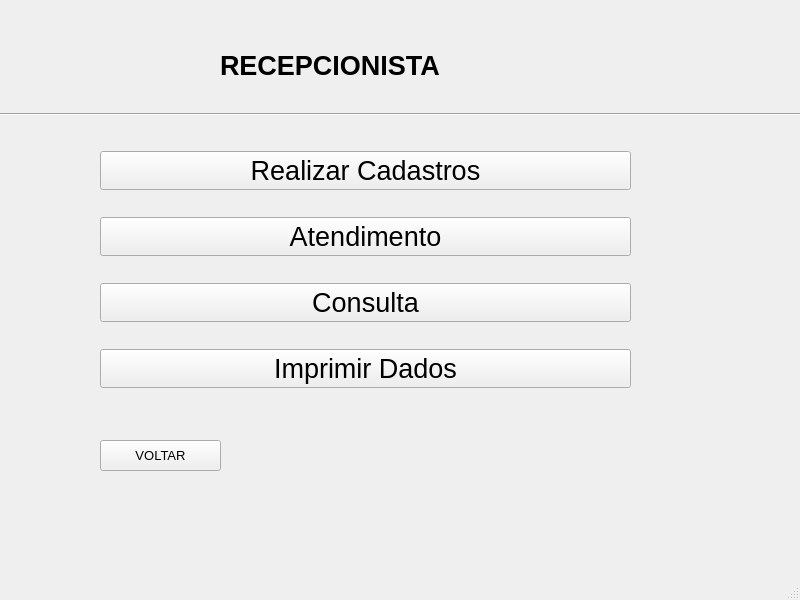
<?xml version="1.0" encoding="UTF-8"?>
<ui version="4.0">
 <class>MainWindow</class>
 <widget class="QMainWindow" name="MainWindow">
  <property name="geometry">
   <rect>
    <x>0</x>
    <y>0</y>
    <width>800</width>
    <height>600</height>
   </rect>
  </property>
  <property name="font">
   <font>
    <pointsize>10</pointsize>
   </font>
  </property>
  <property name="windowTitle">
   <string>MainWindow</string>
  </property>
  <property name="animated">
   <bool>true</bool>
  </property>
  <widget class="QWidget" name="centralwidget">
   <widget class="QLabel" name="label">
    <property name="geometry">
     <rect>
      <x>220</x>
      <y>40</y>
      <width>301</width>
      <height>51</height>
     </rect>
    </property>
    <property name="font">
     <font>
      <pointsize>20</pointsize>
      <weight>75</weight>
      <bold>true</bold>
     </font>
    </property>
    <property name="frameShape">
     <enum>QFrame::NoFrame</enum>
    </property>
    <property name="text">
     <string>RECEPCIONISTA</string>
    </property>
    <property name="textFormat">
     <enum>Qt::AutoText</enum>
    </property>
    <property name="alignment">
     <set>Qt::AlignLeading|Qt::AlignLeft|Qt::AlignVCenter</set>
    </property>
   </widget>
   <widget class="QWidget" name="layoutWidget">
    <property name="geometry">
     <rect>
      <x>100</x>
      <y>130</y>
      <width>531</width>
      <height>281</height>
     </rect>
    </property>
    <layout class="QVBoxLayout" name="verticalLayout">
     <item>
      <widget class="QPushButton" name="pushButton">
       <property name="maximumSize">
        <size>
         <width>16777215</width>
         <height>16777215</height>
        </size>
       </property>
       <property name="font">
        <font>
         <pointsize>20</pointsize>
        </font>
       </property>
       <property name="styleSheet">
        <string notr="true">pushButton{
	background-color: blue;
}</string>
       </property>
       <property name="text">
        <string>Realizar Cadastros</string>
       </property>
       <property name="iconSize">
        <size>
         <width>30</width>
         <height>30</height>
        </size>
       </property>
       <property name="autoDefault">
        <bool>true</bool>
       </property>
       <property name="default">
        <bool>false</bool>
       </property>
      </widget>
     </item>
     <item>
      <widget class="QPushButton" name="pushButton_2">
       <property name="font">
        <font>
         <pointsize>20</pointsize>
        </font>
       </property>
       <property name="styleSheet">
        <string notr="true">pushButton{
	background-color: blue;
}</string>
       </property>
       <property name="text">
        <string>Atendimento</string>
       </property>
       <property name="autoDefault">
        <bool>true</bool>
       </property>
       <property name="default">
        <bool>false</bool>
       </property>
      </widget>
     </item>
     <item>
      <widget class="QPushButton" name="pushButton_3">
       <property name="font">
        <font>
         <pointsize>20</pointsize>
        </font>
       </property>
       <property name="styleSheet">
        <string notr="true">pushButton{
	background-color: blue;
}</string>
       </property>
       <property name="text">
        <string>Consulta</string>
       </property>
       <property name="autoDefault">
        <bool>true</bool>
       </property>
       <property name="default">
        <bool>false</bool>
       </property>
      </widget>
     </item>
     <item>
      <widget class="QPushButton" name="pushButton_4">
       <property name="font">
        <font>
         <pointsize>20</pointsize>
        </font>
       </property>
       <property name="styleSheet">
        <string notr="true">pushButton{
	background-color: blue;
}</string>
       </property>
       <property name="text">
        <string>Imprimir Dados</string>
       </property>
       <property name="autoDefault">
        <bool>true</bool>
       </property>
       <property name="default">
        <bool>false</bool>
       </property>
      </widget>
     </item>
    </layout>
   </widget>
   <widget class="QPushButton" name="pushButton_5">
    <property name="geometry">
     <rect>
      <x>100</x>
      <y>440</y>
      <width>121</width>
      <height>31</height>
     </rect>
    </property>
    <property name="text">
     <string>VOLTAR</string>
    </property>
   </widget>
   <widget class="Line" name="line">
    <property name="geometry">
     <rect>
      <x>0</x>
      <y>99</y>
      <width>801</width>
      <height>31</height>
     </rect>
    </property>
    <property name="orientation">
     <enum>Qt::Horizontal</enum>
    </property>
   </widget>
  </widget>
  <widget class="QMenuBar" name="menubar">
   <property name="geometry">
    <rect>
     <x>0</x>
     <y>0</y>
     <width>800</width>
     <height>26</height>
    </rect>
   </property>
  </widget>
  <widget class="QStatusBar" name="statusbar"/>
 </widget>
 <resources/>
 <connections/>
</ui>
